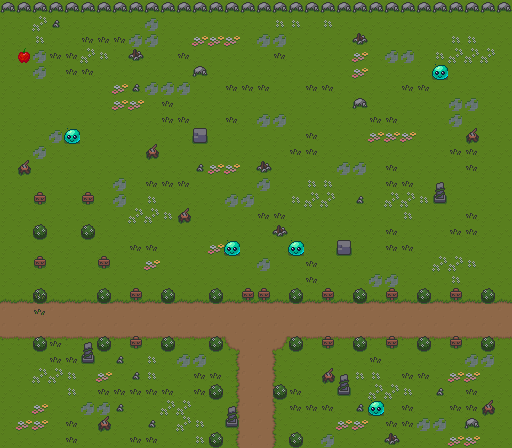

A level layout from a 2D game, rendered from its tile map. Below: a short description, then the map file with tile-grid data replaced by summaries:
An orthogonal 32x28 tile map with 16x16 px tiles, 7 tile layers (ground, cant_pass, objects, buildings, ...), 3 tilesets.

<map version="1.10" tiledversion="1.11.2" orientation="orthogonal" renderorder="right-down" width="32" height="28" tilewidth="16" tileheight="16" infinite="0" nextlayerid="12" nextobjectid="1">
 <tileset firstgid="1" source="Overworld_Tileset.tsx" />
 <tileset firstgid="235" source="slime_blue.tsx" />
 <tileset firstgid="236" source="apple 16.tsx" />
 <layer id="3" name="ground" width="32" height="28">
  <data>[896 cells, 896 non-empty, 9 distinct tile ids]</data>
 </layer>
 <layer id="4" name="cant_pass" width="32" height="28">
  <data>[896 cells, 68 non-empty, 5 distinct tile ids]</data>
 </layer>
 <layer id="6" name="objects" width="32" height="28">
  <data>[896 cells, 189 non-empty, 11 distinct tile ids]</data>
 </layer>
 <layer id="5" name="buildings" width="32" height="28">
  <data>[896 cells, 0 non-empty, 0 distinct tile ids]</data>
 </layer>
 <layer id="8" name="slime" width="32" height="28">
  <data>[896 cells, 5 non-empty, 1 distinct tile ids]</data>
 </layer>
 <layer id="9" name="shield_powerUp" width="32" height="28">
  <data>[896 cells, 0 non-empty, 0 distinct tile ids]</data>
 </layer>
 <layer id="10" name="life_powerUp" width="32" height="28">
  <data>[896 cells, 1 non-empty, 1 distinct tile ids]</data>
 </layer>
</map>
